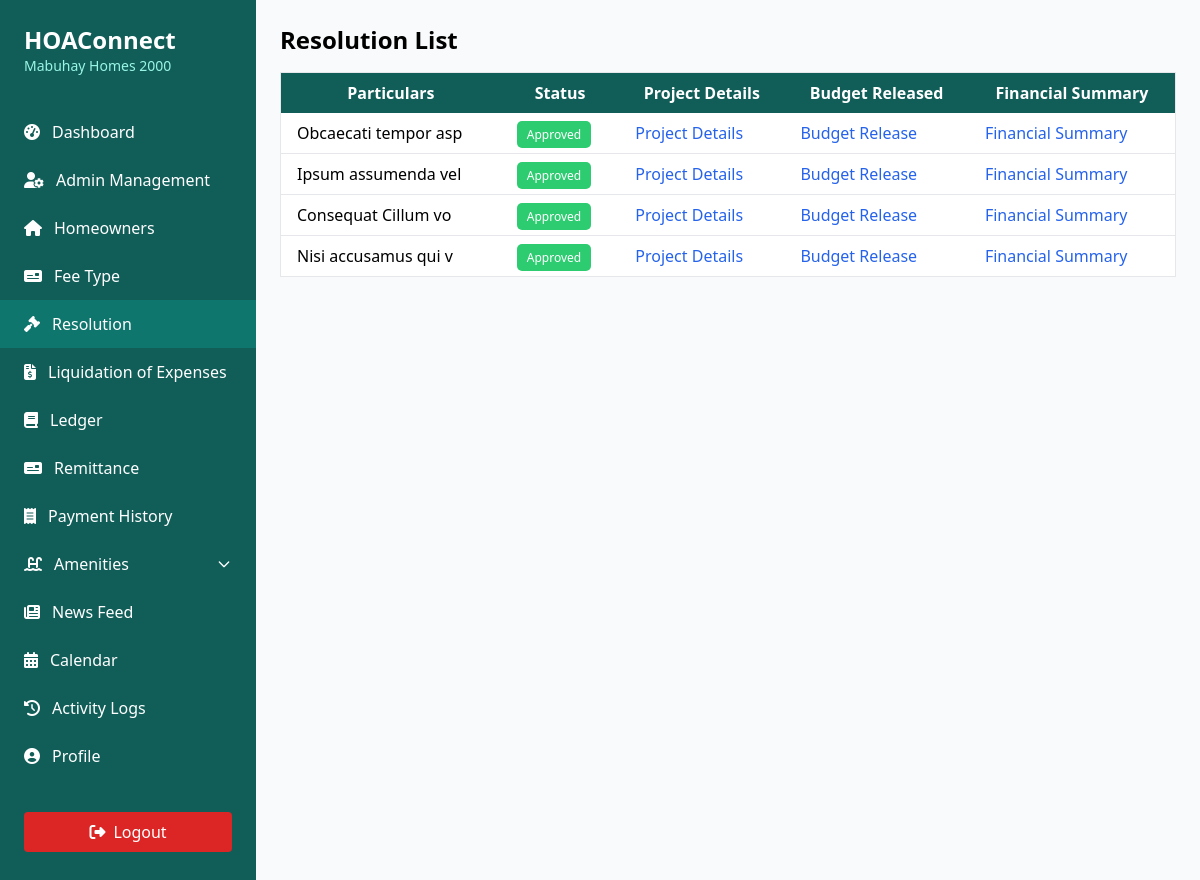
Page /Users/president/president-projectproposal.php on the committed database.
### tables this page shows
CREATE TABLE `resolution` (
  `id` int(11) NOT NULL,
  `project_resolution_title` varchar(255) NOT NULL,
  `resolution_summary` text NOT NULL,
  `estimated_budget` int(11) DEFAULT 0,
  `target_start_date` date NOT NULL,
  `target_end_date` date NOT NULL,
  `proposed_by` int(11) NOT NULL,
  `project_proposal_document` longblob DEFAULT NULL,
  `upload_signed_resolution` longblob DEFAULT NULL,
  `status` int(11) DEFAULT 0,
  `has_financial_summary` tinyint(1) DEFAULT 0,
  `is_budget_released` tinyint(4) DEFAULT NULL,
  `created_by` int(11) NOT NULL,
  `date_created` datetime DEFAULT current_timestamp(),
  `date_updated` datetime DEFAULT current_timestamp() ON UPDATE current_timestamp()
);

### Users/president/president-projectproposal.php (the view, shortened to what this page needs)
<?php
include('../../connection/connection.php');
?>
<!DOCTYPE html>
<html lang="en">
<head>
<script src="https://cdn.tailwindcss.com"></script>
<link rel="stylesheet" href="https://cdnjs.cloudflare.com/ajax/libs/font-awesome/6.4.0/css/all.min.css" />
</head>
<body class="bg-gray-50">
<div class="min-h-screen flex">
  <div class="bg-teal-800 text-white w-64 py-6 flex flex-col">
    <div class="px-6 mb-8">
      <h1 class="text-2xl font-bold">HOAConnect</h1>
      <p class="text-sm text-teal-200">Mabuhay Homes 2000</p>
    </div>
    <nav class="flex-1">
      <a href="president-dashboard.php" class="flex items-center px-6 py-3 hover:bg-teal-600">
        <i class="fas fa-tachometer-alt mr-3"></i><span>Dashboard</span>
      </a>
      <a href="president-accounts.php" class="flex items-center px-6 py-3 hover:bg-teal-600">
        <i class="fas fa-user-gear mr-3"></i><span>Admin Management</span>
      </a>
      <a href="registered-homeowners.php" class="flex items-center px-6 py-3 hover:bg-teal-600">
        <i class="fas fa-home mr-3"></i><span>Homeowners</span>
      </a>
      <a href="president-feetype.php" class="flex items-center px-6 py-3 hover:bg-teal-600">
        <i class="fas fa-money-check mr-3"></i><span>Fee Type</span>
      </a>
      <a href="president-projectproposal.php" class="flex items-center px-6 py-3 bg-teal-700">
        <i class="fas fa-gavel mr-3"></i><span>Resolution</span>
      </a>
      <a href="president-liquidation.php" class="flex items-center px-6 py-3 hover:bg-teal-600">
        <i class="fas fa-file-invoice-dollar mr-3"></i><span>Liquidation of Expenses</span>
      </a>
      <a href="president-ledger.php" class="flex items-center px-6 py-3 hover:bg-teal-600">
        <i class="fas fa-book mr-3"></i><span>Ledger</span>
      </a>
      <a href="president-remittance.php" class="flex items-center px-6 py-3 hover:bg-teal-600">
        <i class="fas fa-money-check mr-3"></i><span>Remittance</span>
      </a>
      <a href="president-payment-history.php" class="flex items-center px-6 py-3 hover:bg-teal-600">
        <i class="fas fa-receipt mr-3"></i><span>Payment History</span>
      </a>
      <div x-data="{ open: false }">
        <button @click="open = !open" :aria-expanded="open" class="flex items-center w-full px-6 py-3 hover:bg-teal-600 focus:outline-none">
          <i class="fas fa-swimming-pool mr-3"></i><span class="flex-1 text-left">Amenities</span>
          <svg :class="{ 'rotate-180': open }" class="w-4 h-4 transition-transform duration-200" fill="none" stroke="currentColor" viewBox="0 0 24 24">
            <path stroke-linecap="round" stroke-linejoin="round" stroke-width="2" d="M19 9l-7 7-7-7" />
          </svg>
        </button>
      </div>
      <a href="president-newsfeed.php" class="flex items-center px-6 py-3 hover:bg-teal-600">
        <i class="fas fa-newspaper mr-3"></i><span>News Feed</span>
      </a>
      <a href="president-calendar.php" class="flex items-center px-6 py-3 hover:bg-teal-600">
        <i class="fas fa-calendar-alt mr-3"></i><span>Calendar</span>
      </a>
      <a href="president-logs.php" class="flex items-center px-6 py-3 hover:bg-teal-600">
        <i class="fas fa-history mr-3"></i><span>Activity Logs</span>
      </a>
      <a href="president-profile.php" class="flex items-center px-6 py-3 hover:bg-teal-600">
        <i class="fas fa-user-circle mr-3"></i><span>Profile</span>
      </a>
    </nav>
    <div class="px-6 py-4 mt-auto">
      <button class="mt-4 w-full bg-red-600 hover:bg-red-700 text-white py-2 px-4 rounded flex items-center justify-center">
        <i class="fas fa-sign-out-alt mr-2"></i> Logout
      </button>
    </div>
  </div>
  <div class="flex-1 p-6 bg-gray-50">
    <h1 class="text-2xl font-bold mb-4">Resolution List</h1>
    <div class="overflow-x-auto">
      <table class="min-w-full bg-white border border-gray-200">
        <thead class="bg-teal-800 text-white">
          <tr>
            <th class="px-4 py-2">Particulars</th>
            <th class="px-4 py-2">Status</th>
            <th class="px-4 py-2">Project Details</th>
            <th class="px-4 py-2">Budget Released</th>
            <th class="px-4 py-2">Financial Summary</th>
          </tr>
        </thead>
        <tbody>
          <?php
          $query_resolution = "SELECT * FROM resolution";
          $run_resolution = mysqli_query($conn, $query_resolution);
          if (mysqli_num_rows($run_resolution) > 0) {
              while($row_resolution = mysqli_fetch_assoc($run_resolution)){
          ?>
          <tr class="border-b border-gray-200 hover:bg-gray-100">
            <td class="px-4 py-2"><?php echo $row_resolution['project_resolution_title']; ?></td>
            <td class="px-4 py-2">
              <?php
              $status = $row_resolution['status'];
              $status_labels = [
                  0 => ['label' => 'Pending',  'color' => '#f1c40f'],
                  1 => ['label' => 'Approved', 'color' => '#2ecc71'],
                  2 => ['label' => 'Rejected', 'color' => '#e74c3c'],
                  3 => ['label' => 'On Going', 'color' => '#3498db'],
              ];
              if (isset($status_labels[$status])) {
                  echo "<span style='background: {$status_labels[$status]['color']}; color: #fff; padding:5px 10px; border-radius:5px; font-size:12px;'>{$status_labels[$status]['label']}</span>";
              } else {
                  echo "<span style='color:#7f8c8d;'>Unknown</span>";
              }
              ?>
            </td>
            <td class="px-4 py-2">
              <a href="president-project-details.php?id=<?php echo $row_resolution['id']?>" class="text-blue-600 hover:underline">Project Details</a>
            </td>
            <td class="px-4 py-2">
              <?php
              if (!empty($row_resolution['is_budget_released']) && $row_resolution['is_budget_released'] == 1) {
                  echo '<a href="president-budget-release.php?id=' . $row_resolution['id'] . '" class="text-blue-600 hover:underline">Budget Release</a>';
              }
              ?>
            </td>
            <td class="px-4 py-2">
              <?php
              if (!empty($row_resolution['has_financial_summary']) && $row_resolution['has_financial_summary'] == 1) {
                  echo '<a href="president-financial-summary.php?id=' . $row_resolution['id'] . '" class="text-blue-600 hover:underline">Financial Summary</a>';
              }
              ?>
            </td>
          </tr>
          <?php
              }
          }
          ?>
        </tbody>
      </table>
    </div>
  </div>
</div>
</body>
</html>

### rows in the picture
resolution: project_resolution_title "Obcaecati tempor asp", status "Approved"
resolution: project_resolution_title "Ipsum assumenda vel", status "Approved"
resolution: project_resolution_title "Consequat Cillum vo", status "Approved"
resolution: project_resolution_title "Nisi accusamus qui v", status "Approved"
